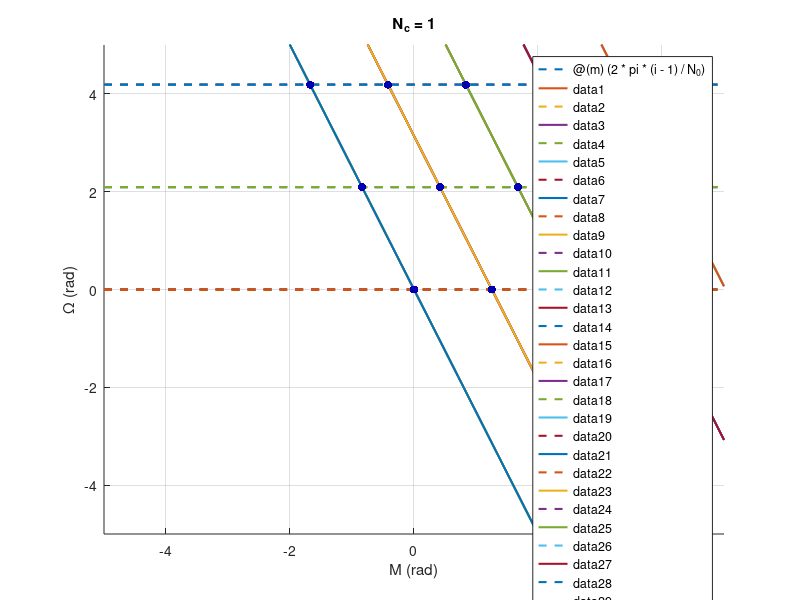

Write MATLAB code to recreate this figure. (Note: this script raises an error after producing the figure.)
clear;clc;close all
%%

N_0  = 3; % #Planes
N_s0 = 5; % #Sats/planes
N_c  = 2; % Phasing parameter, [1, N_0-1]

L = [N_0, 0;
    N_c, N_s0]; % Lattice matrix

C = zeros(N_0, N_s0, 2); % Plane x Sat x Omega&M
%C(1,1,:) = 0; % RAAN and M of first satellite

figure()
hold on
for i = 1:N_0
    for j = 1:N_s0

        B = 2*pi*[i-1; j-1];
        C(i,j,:) = linsolve(L, B); % Matrix with all the pairs O-M

        Omega(i,j) = C(i,j,1);
        M(i,j)     = C(i,j,2);

        fun1 = @(m) (2*pi*(i-1)/N_0);        
        fun2 = @(m) ((2*pi*(j-1) - m*N_s0)/N_c);

        fplot(fun1, '--', 'LineWidth',1.5)
        fplot(fun2, 'LineWidth',1.5)        

    end
end
% xticks([ 0 pi 2*pi 3*pi])
% xticklabels({'0','\pi','2\pi','3\pi'})
% yticks([ 0 pi 2*pi 3*pi])
% yticklabels({'0','\pi','2\pi','3\pi'})
% xlim([0, 2*pi])
ylim([-5, 5])
title('N_c = 1')
xlabel('M (rad)')
ylabel('\Omega (rad)')

% C_deg = C*180/pi;

%figure()
scatter(C(:,:,2), C(:,:,1), 'filled', 'MarkerFaceColor',[0 0 .7])
grid on
% ylabel('\Omega (rad)')
% xlabel('M (rad)')

%% OEs and plot orbits

mu = 3.986e14; % [m3/s2], Earth standard gravitational parameter
RE = 6371e3;   % [m], Earth Radius
h  = 580e3;    % [m], Altitude

a  = RE + h;
e  = 0;
i  = 72*pi/180; % [rad], Inclination
om = 0*pi/180;  % [rad], argument of the perigee

tau = 2*pi*sqrt((RE + h)^3/mu);

OM = C(:,:,1); % [rad], random RAAN value from the LFC computation
M  = C(:,:,2); % [rad], random Mean Anomaly value from the LFC computation
th = M; % Mean anomaly = to Eccentric anomaly = to true anomaly for e=0



th1 = 0;         % [rad]
th2 = 2*pi;      % [rad]
stepTh = pi/180; % [rad]

Terra_3D
for k = 1:size(th,1)
    for l = 1:size(th,2)

        [r,v] = kep2car(a, e, i, OM(k,l), om, th(k,l), mu);
        scatter3(r(1)/1000, r(2)/1000, r(3)/1000, 'filled', 'LineWidth',1.5)

        kepEl = [a, e, i, OM(k,l), om, th(k,l)];
        [X, Y, Z] = plotOrbit(kepEl, mu, th1, th2, stepTh);
        plot3(X./1000, Y./1000, Z./1000, 'Linewidth', 1.5, 'Color','red')

    end

end



%% MINIMUM DISTANCE CONSTRAINT (REF. 30)

% rho_min = Closest approach between the two satellites in two circular orbits

% DO = DeltaOmega, Delta RAAN bw circular orbits
% DM = DeltaMeanAnomaly, Delta mean anomaly bw satellites

% sufficient to evaluate the minimum distance between the first satellite,
% with all the other satellites staying on different orbital planes

rho_min = zeros();


for m = 1:size(th,1) 
    for n = 1:size(th,2)

        DM = M(m,n) - M(1,1); % [rad]. Take first satellite as reference
        DO = OM(m,n) - OM(1,1);

        DF = DM - 2*atan(-cos(i)*tan(DO/2));

        rho_min(m,n) = 2*abs(sqrt(1 + cos(i)^2 + sin(i)^2-cos(DO))/2)*sin(DF/2); % [rad]

    end

end

d_min = rho_min*(RE + h); % [m]
d_min_km = d_min/1000
